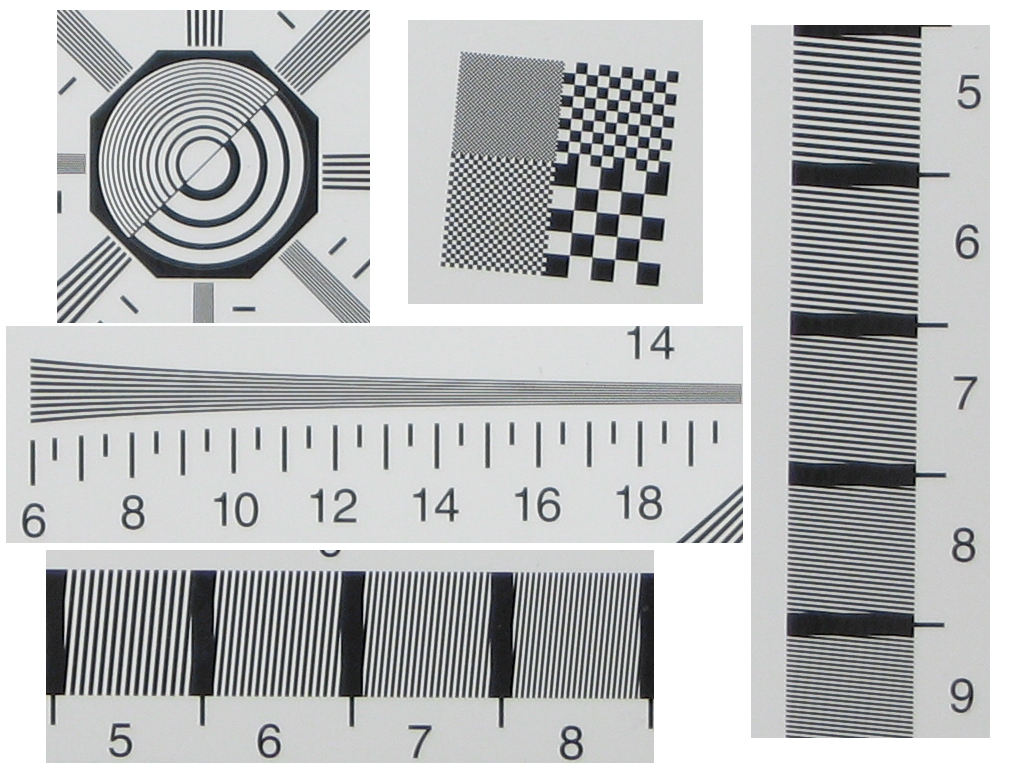
%> input picture material/code/visionbook/05Preproc/images/patterns.png, 1024 x 768 px
$ octave imsharpen_demo.m   (GNU Octave 9; MATLAB toolbox functions it lacks are replaced by stand-ins)
%> lines starting %> are read from the running program, lines starting %| are printed output that depends on the picture
### material/code/visionbook/matlab_code/misc/exportfig.m
function exportfig(varargin)
%EXPORTFIG  Export a figure to Encapsulated Postscript.
%   EXPORTFIG(H, FILENAME) writes the figure H to FILENAME.  H is
%   a figure handle and FILENAME is a string that specifies the
%   name of the output file.
%
%   EXPORTFIG(...,PARAM1,VAL1,PARAM2,VAL2,...) specifies
%   parameters that control various characteristics of the output
%   file.
%
%   Format Paramter:
%     'Format'  one of the strings 'eps','eps2','jpeg','png','preview'
%          specifies the output format. Defaults to 'eps'.
%          The output format 'preview' does not generate an output
%          file but instead creates a new figure window with a
%          preview of the exported figure. In this case the
%          FILENAME parameter is ignored.
%
%     'Preview' one of the strings 'none', 'tiff'
%          specifies a preview for EPS files. Defaults to 'none'.
%
%   Size Parameters:
%     'Width'   a positive scalar
%          specifies the width in the figure's PaperUnits
%     'Height'  a positive scalar
%          specifies the height in the figure's PaperUnits
%
%     Specifying only one dimension sets the other dimension
%     so that the exported aspect ratio is the same as the
%     figure's current aspect ratio.
%     If neither dimension is specified the size defaults to
%     the width and height from the figure's PaperPosition.
%
%   Rendering Parameters:
%     'Color'     one of the strings 'bw', 'gray', 'cmyk'
%         'bw'    specifies that lines and text are exported in
%                 black and all other objects in grayscale
%         'gray'  specifies that all objects are exported in grayscale
%         'cmyk'  specifies that all objects are exported in color
%                 using the CMYK color space
%     'Renderer'  one of the strings 'painters', 'zbuffer', 'opengl'
%         specifies the renderer to use
%     'Resolution'   a positive scalar
%         specifies the resolution in dots-per-inch.
%
%     The default color setting is 'bw'.
%
%   Font Parameters:
%     'FontMode'     one of the strings 'scaled', 'fixed'
%     'FontSize'     a positive scalar
%          in 'scaled' mode multiplies with the font size of each
%          text object to obtain the exported font size
%          in 'fixed' mode specifies the font size of all text
%          objects in points
%     'FontEncoding' one of the strings 'latin1', 'adobe'
%          specifies the character encoding of the font
%
%     If FontMode is 'scaled' but FontSize is not specified then a
%     scaling factor is computed from the ratio of the size of the
%     exported figure to the size of the actual figure. The minimum
%     font size allowed after scaling is 5 points.
%     If FontMode is 'fixed' but FontSize is not specified then the
%     exported font sizes of all text objects is 7 points.
%
%     The default 'FontMode' setting is 'scaled'.
%
%   Line Width Parameters:
%     'LineMode'     one of the strings 'scaled', 'fixed'
%     'LineWidth'    a positive scalar
%          the semantics of LineMode and LineWidth are exactly the
%          same as FontMode and FontSize, except that they apply
%          to line widths instead of font sizes. The minumum line
%          width allowed after scaling is 0.5 points.
%          If LineMode is 'fixed' but LineWidth is not specified
%          then the exported line width of all line objects is 1
%          point.
%
%   Examples:
%     exportfig(gcf,'fig1.eps','height',3);
%       Exports the current figure to the file named 'fig1.eps' with
%       a height of 3 inches (assuming the figure's PaperUnits is
%       inches) and an aspect ratio the same as the figure's aspect
%       ratio on screen.
%
%     exportfig(gcf, 'fig2.eps', 'FontMode', 'fixed',...
%                'FontSize', 10, 'color', 'cmyk' );
%       Exports the current figure to 'fig2.eps' in color with all
%       text in 10 point fonts. The size of the exported figure is
%       the figure's PaperPostion width and height.


if (nargin < 2)
  error('Too few input arguments');
end

% exportfig(H, filename, ...)
H = varargin{1};
if ~ishandle(H) | ~strcmp(get(H,'type'), 'figure')
  error('First argument must be a handle to a figure.');
end
filename = varargin{2};
if ~ischar(filename)
  error('Second argument must be a string.');
end
paramPairs = varargin(3:end);

% Do some validity checking on param-value pairs
if (rem(length(paramPairs),2) ~= 0)
  error(['Invalid input syntax. Optional parameters and values' ...
	 ' must be in pairs.']);
end

format = 'eps';
preview = 'none';
width = -1;
height = -1;
%color = 'bw';
color = 'cmyk';
fontsize = -1;
fontmode='scaled';
linewidth = -1;
linemode=[];
fontencoding = 'latin1';
renderer = [];
resolution = [];

% Process param-value pairs
args = {};
for k = 1:2:length(paramPairs)
  param = lower(paramPairs{k});
  if (~ischar(param))
    error('Optional parameter names must be strings');
  end
  value = paramPairs{k+1};

  switch (param)
   case 'format'
    format = value;
    if (~strcmp(format,{'eps','eps2','jpeg','png','preview'}))
      error(['Format must be ''eps'', ''eps2'', ''jpeg'', ''png'' or' ...
	     ' ''preview''.']);
    end
   case 'preview'
    preview = value;
    if (~strcmp(preview,{'none','tiff'}))
      error('Preview must be ''none'' or ''tiff''.');
    end
   case 'width'
    width = LocalToNum(value);
    if(~LocalIsPositiveScalar(width))
      error('Width must be a numeric scalar > 0');
    end
   case 'height'
    height = LocalToNum(value);
    if(~LocalIsPositiveScalar(height))
      error('Height must be a numeric scalar > 0');
    end
   case 'color'
    color = lower(value);
    if (~strcmp(color,{'bw','gray','cmyk'}))
      error('Color must be ''bw'', ''gray'' or ''cmyk''.');
    end
   case 'fontmode'
    fontmode = lower(value);
    if (~strcmp(fontmode,{'scaled','fixed'}))
      error('FontMode must be ''scaled'' or ''fixed''.');
    end
   case 'fontsize'
    fontsize = LocalToNum(value);
    if(~LocalIsPositiveScalar(fontsize))
      error('FontSize must be a numeric scalar > 0');
    end
   case 'fontencoding'
    fontencoding = lower(value);
    if (~strcmp(fontencoding,{'latin1','adobe'}))
      error('FontEncoding must be ''latin1'' or ''adobe''.');
    end
   case 'linemode'
    linemode = lower(value);
    if (~strcmp(linemode,{'scaled','fixed'}))
      error('LineMode must be ''scaled'' or ''fixed''.');
    end
   case 'linewidth'
    linewidth = LocalToNum(value);
    if(~LocalIsPositiveScalar(linewidth))
      error('LineWidth must be a numeric scalar > 0');
    end
   case 'renderer'
    renderer = lower(value);
    if (~strcmp(renderer,{'painters','zbuffer','opengl'}))
      error('Renderer must be ''painters'', ''zbuffer'' or ''opengl''.');
    end
   case 'resolution'
    resolution = LocalToNum(value);
    if ~(isnumeric(value) & (prod(size(value)) == 1) & (value >= 0));
      error('Resolution must be a numeric scalar >= 0');
    end
   otherwise
    error(['Unrecognized option ' param '.']);
  end
end

allLines  = findall(H, 'type', 'line');
allText   = findall(H, 'type', 'text');
allAxes   = findall(H, 'type', 'axes');
allImages = findall(H, 'type', 'image');
allLights = findall(H, 'type', 'light');
allPatch  = findall(H, 'type', 'patch');
allSurf   = findall(H, 'type', 'surface');
allRect   = findall(H, 'type', 'rectangle');
allFont   = [allText; allAxes];
allColor  = [allLines; allText; allAxes; allLights];
allMarker = [allLines; allPatch; allSurf];
allEdge   = [allPatch; allSurf];
allCData  = [allImages; allPatch; allSurf];

old.objs = {};
old.prop = {};
old.values = {};

% Process format and preview parameter
showPreview = strcmp(format,'preview');
if showPreview
  format = 'png';
  filename = [tempName '.png'];
end
if strncmp(format,'eps',3) & ~strcmp(preview,'none')
  args = {args{:}, ['-' preview]};
end

hadError = 0;
try
  % Process size parameters
  paperPos = get(H, 'PaperPosition');
  old = LocalPushOldData(old, H, 'PaperPosition', paperPos);
  figureUnits = get(H, 'Units');
  set(H, 'Units', get(H,'PaperUnits'));
  figurePos = get(H, 'Position');
  aspectRatio = figurePos(3)/figurePos(4);
  set(H, 'Units', figureUnits);
  if (width == -1) & (height == -1)
    width = paperPos(3);
    height = paperPos(4);
  elseif (width == -1)
    width = height * aspectRatio;
  elseif (height == -1)
    height = width / aspectRatio;
  end
  set(H, 'PaperPosition', [0 0 width height]);
  paperPosMode = get(H, 'PaperPositionMode');
  old = LocalPushOldData(old, H, 'PaperPositionMode', paperPosMode);
  set(H, 'PaperPositionMode', 'manual');

  % Process rendering parameters
  switch (color)
   case {'bw', 'gray'}
    if ~strcmp(color,'bw') & strncmp(format,'eps',3)
      format = [format 'c'];
    end
    args = {args{:}, ['-d' format]};

    %compute and set gray colormap
    oldcmap = get(H,'Colormap');
    newgrays = 0.30*oldcmap(:,1) + 0.59*oldcmap(:,2) + 0.11*oldcmap(:,3);
    newcmap = [newgrays newgrays newgrays];
    old = LocalPushOldData(old, H, 'Colormap', oldcmap);
    set(H, 'Colormap', newcmap);

    %compute and set ColorSpec and CData properties
    old = LocalUpdateColors(allColor, 'color', old);
    old = LocalUpdateColors(allAxes, 'xcolor', old);
    old = LocalUpdateColors(allAxes, 'ycolor', old);
    old = LocalUpdateColors(allAxes, 'zcolor', old);
    old = LocalUpdateColors(allMarker, 'MarkerEdgeColor', old);
    old = LocalUpdateColors(allMarker, 'MarkerFaceColor', old);
    old = LocalUpdateColors(allEdge, 'EdgeColor', old);
    old = LocalUpdateColors(allEdge, 'FaceColor', old);
    old = LocalUpdateColors(allCData, 'CData', old);

   case 'cmyk'
    if strncmp(format,'eps',3)
      format = [format 'c'];
      args = {args{:}, ['-d' format], '-cmyk'};
    else
      args = {args{:}, ['-d' format]};
    end
   otherwise
    error('Invalid Color parameter');
  end
  if (~isempty(renderer))
    args = {args{:}, ['-' renderer]};
  end
  if (~isempty(resolution)) | ~strncmp(format,'eps',3)
    if isempty(resolution)
      resolution = 0;
    end
    args = {args{:}, ['-r' int2str(resolution)]};
  end

  % Process font parameters
  if (~isempty(fontmode))
    oldfonts = LocalGetAsCell(allFont,'FontSize');
    switch (fontmode)
     case 'fixed'
      oldfontunits = LocalGetAsCell(allFont,'FontUnits');
      old = LocalPushOldData(old, allFont, {'FontUnits'}, oldfontunits);
      set(allFont,'FontUnits','points');
      if (fontsize == -1)
	set(allFont,'FontSize',7);
      else
	set(allFont,'FontSize',fontsize);
      end
     case 'scaled'
      if (fontsize == -1)
	wscale = width/figurePos(3);
	hscale = height/figurePos(4);
	scale = min(wscale, hscale);
      else
	scale = fontsize;
      end
      newfonts = LocalScale(oldfonts,scale,5);
      set(allFont,{'FontSize'},newfonts);
     otherwise
      error('Invalid FontMode parameter');
    end
    % make sure we push the size after the units
    old = LocalPushOldData(old, allFont, {'FontSize'}, oldfonts);
  end
  if strcmp(fontencoding,'adobe') & strncmp(format,'eps',3)
    args = {args{:}, '-adobecset'};
  end

  % Process linewidth parameters
  if (~isempty(linemode))
    oldlines = LocalGetAsCell(allMarker,'LineWidth');
    old = LocalPushOldData(old, allMarker, {'LineWidth'}, oldlines);
    switch (linemode)
     case 'fixed'
      if (linewidth == -1)
	set(allMarker,'LineWidth',1);
      else
	set(allMarker,'LineWidth',linewidth);
      end
     case 'scaled'
      if (linewidth == -1)
	wscale = width/figurePos(3);
	hscale = height/figurePos(4);
	scale = min(wscale, hscale);
      else
	scale = linewidth;
      end
      newlines = LocalScale(oldlines, scale, 0.5);
      set(allMarker,{'LineWidth'},newlines);
     otherwise
      error('Invalid LineMode parameter');
    end
  end

  % Export
  print(H, filename, args{:});

catch
  hadError = 1;
end

% Restore figure settings
for n=1:length(old.objs)
  set(old.objs{n}, old.prop{n}, old.values{n});
end

if hadError
  error(deblank(lasterr));
end

% Show preview if requested
if showPreview
  X = imread(filename,'png');
  delete(filename);
  f = figure( 'Name', 'Preview', ...
	      'Menubar', 'none', ...
	      'NumberTitle', 'off', ...
	      'Visible', 'off');
  image(X);
  axis image;
  ax = findobj(f, 'type', 'axes');
  set(ax, 'Units', get(H,'PaperUnits'), ...
	  'Position', [0 0 width height], ...
	  'Visible', 'off');
  set(ax, 'Units', 'pixels');
  axesPos = get(ax,'Position');
  figPos = get(f,'Position');
  rootSize = get(0,'ScreenSize');
  figPos(3:4) = axesPos(3:4);
  if figPos(1) + figPos(3) > rootSize(3)
    figPos(1) = rootSize(3) - figPos(3) - 50;
  end
  if figPos(2) + figPos(4) > rootSize(4)
    figPos(2) = rootSize(4) - figPos(4) - 50;
  end
  set(f, 'Position',figPos, ...
	 'Visible', 'on');
end

%
%  Local Functions
%

function outData = LocalPushOldData(inData, objs, prop, values)
outData.objs = {inData.objs{:}, objs};
outData.prop = {inData.prop{:}, prop};
outData.values = {inData.values{:}, values};

function cellArray = LocalGetAsCell(fig,prop);
cellArray = get(fig,prop);
if (~isempty(cellArray)) & (~iscell(cellArray))
  cellArray = {cellArray};
end

function newArray = LocalScale(inArray, scale, minValue)
n = length(inArray);
newArray = cell(n,1);
for k=1:n
  newArray{k} = max(minValue,scale*inArray{k}(1));
end

% [76 lines left out: functions LocalMapToGray, LocalMapCData, LocalUpdateColors, LocalIsPositiveScalar, LocalToNum, not called in this run]

### material/code/visionbook/05Preproc/imsharpen.m
function im_out=imsharpen(im,C,VERBOSITY);
% IMSHARPEN Image sharpening.
% CMP Vision Algorithms http://visionbook.felk.cvut.cz
% Tomas Svoboda, Petr Nemecek, 2006-2007

% Function imsharpen sharpens an image by emphasizing places
% with high gradient:
% sharpening is computed by subtracting
% a weighted Laplacian from the blurred image.
% Usage: im_out = imsharpen(im,C,VERBOSITY)
% Inputs:
%   im  [m x n]  Input image, gray scale images assumed.
%   C   1x1  Multiplicative coefficient: (0.3--1.5) is a reasonable range.
%   VERBOSITY  (default 0)
%              Verbosity of the function, if >0 displays
%             images of the gradients.
% Outputs:
%   im_out  [m x n]  Sharpened image.
% See also: gradient.

% History:
% $Id: imsharpen_decor.m 1074 2007-08-14 09:45:42Z kybic $
%
% 2006-01 Petr Nemecek created
% 2007-03-12 Tomas Svoboda (TS), decorated and pedagogically enhanced
% 2007-05-02 TS: new decor
% 2007-05-24 VZ: typo
% 2007-08-09 TS: refinement for better looking of m-files


if nargin<3
  VERBOSITY=0;
end

if C<=0
    warning('Incorrect input value of parameter C. Parameter C has to be greater than zero.');
end

% First, convert the input image to double precision, integers cause errors in
% gradient computation.
im = double(im);

% Compute the first derivatives:
[gradX,gradY] = gradient(im);
% Compute the second derivatives:
sqgradX = gradient(gradX);
sqgradY = gradient(gradY')';
% Compute the Laplacian
Laplacian = sqgradX + sqgradY;

% and sharpen the image:
im_out = im - C*Laplacian;

% Truncate values smaller than 0 and higher than 255.
% An alternative post-processing may be
% to re-map the new range to the range (0,...,255), see
% hist_equal or imagesc.
%
im_out(im_out>255) = 255;
im_out(im_out<0) = 0;
im_out = uint8(im_out);

if VERBOSITY>0
  figure;
  subplot(2,2,1), imagesc(gradX), axis image, colormap(gray(256)); title('x-gradient \it \partial I/\partial x')
  subplot(2,2,2), imagesc(gradY), axis image, colormap(gray(256)); title('y-gradient \it \partial I/\partial y')
  subplot(2,2,3), imagesc(sqgradX), axis image, colormap(gray(256)); title('\it \partial^2 I/\partial x^2')
  subplot(2,2,4), imagesc(sqgradY), axis image, colormap(gray(256)); title('\it \partial^2 I/\partial y^2')
  figure;
  imagesc(Laplacian), axis image, colormap(gray(256));
  title('Laplacian: \it \nabla = \partial^2 I/\partial x^2 + \partial^2 I/\partial y^2')
end


return; % end of imsharpen

### material/code/visionbook/cmpviapath.m
function p = cmpviapath(rootpath,stprtoolbox)
% CMPVIAPATH Sets all necessary paths for cmpvia toolbox
%
% p = cmpviapath(rootpath);
%
% Input parameters:
% rootpath ... (optinoal) root path of the toolbox, defaults
%              to current working directory
% stprtoolbox... (optional) if set to 1, path to stprtoolbox is
%                added and the toolbox is initialized
%
% Output:
% p ... added path
%
% History:
% 2006-01-26 Tomas Svoboda: created based on a similar function
%            from Vojta Franc and Vaclav Hlavac patern recognition
%            toolbox
%
% $Id: cmpviapath.m 1181 2014-04-02 15:47:26Z svoboda $

if nargin<2
  stprtoolbox=0 ;
end ;

if nargin<1
  rootpath=pwd;
end

disp('Setting path for the CMPvia codes')
disp('cmpvia@cmp.felk.cvut.cz ---------')

% set path for UNIX
p = ['$:', ...
	 '$02Image:', ...
     '$03ImageMath:', ...
	 '$04DataStr:',...
	 '$05Preproc:',...
	 '$06Segm1:',...
	 '$07Segm2:',...
	 '$08ShapeRepr:',...
	 '$09ObjRec:',...
	 '$11Theory3D:',...
     '$14Compr:', ...
     '$15Texture:', ...
     '$16Motion:', ...
	 '$matlab_code/graphcut:',...
	 '$matlab_code/bsplines:',...
     '$matlab_code/misc:'
	 ];

if stprtoolbox,
  p = [ p, '$matlab_code/stprtool:' ] ;
end ;


p=translate(p,rootpath);

% adds path at the start
addpath(p);

% setup
if stprtoolbox,
  stprpath(translate('$/matlab_code/stprtool',rootpath)) ;
end ;

%--translate ---------------------------------------------------------
function p = translate(p,rootpath);
%TRANSLATE Translate unix path to platform specific path
%   TRANSLATE fixes up the path so that it's valid on non-UNIX platforms
%
% This function was derived from MathWork M-file "pathdef.m"

cname = computer;

% Look for PC
if strncmp(cname,'PC',2)
  p = strrep(p,'/','\');
  p = strrep(p,':',';');
  p = strrep(p,'$',[rootpath '\']);

% [12 lines of commented-out code are left out]
else
  p = strrep(p,'$',[rootpath '/']);
end

### material/code/visionbook/05Preproc/imsharpen_demo.m
% demonstration of IMSHARPEN Image sharpening.
% CMP Vision Algorithms http://visionbook.felk.cvut.cz
% Tomas Svoboda, Petr Nemecek, 2006-2007

% $Id: $

close all;

addpath ../.
cmpviapath('../.');
% create a directory for output images
% if necessary, and does not already exist
out_dir = './output_images/';
if exist(out_dir)~=7
  mkdir(out_dir)
end

set(0,'DefaultAxesFontSize',18)

step=1;
x1 = [step:step:100];
x2 = [(x1(end)+step):step:2*x1(end)];
n = 10;
Do_low = x1(round(length(x1)/2));
Do_high = x2(round(length(x1)/2));;
C = 20;
ymax = 255;
y1 = ymax*(x1./(Do_low+eps)).^(2*n)./( 1+(x1./(Do_low+eps)).^(2*n));
y2 = ymax-y1;
x = [x1,x2];
y = [y1,y2];
gy = gradient(y);
laplacian = gradient(gy);
laplaciansc = C*laplacian;
y_sharp = y - laplaciansc;
y_sharp_bound = y_sharp;
y_sharp_bound(y_sharp>255) = 255;y_sharp_bound(y_sharp<0) = 0;
ymin = min(y_sharp);
ymax = max(y_sharp);
h=figure(1); clf
subplot(4,1,1), plot(x,y,'-','LineWidth',2), axis([x([1,end]) ymin ymax]);
hold on, line([Do_low,Do_low],[ymin,ymax],'color','k'), line([Do_high,Do_high],[ymin,ymax],'color','k')
title('original signal \it f')
subplot(4,1,2), plot(x,gy,'-','LineWidth',2)
hold on, line([Do_low,Do_low],1.1*[min(gy),max(gy)],'color','k'), line([Do_high,Do_high],1.1*[min(gy),max(gy)],'color','k')
title('first derivative \it \partial f / \partial x')
subplot(4,1,3), plot(x,laplaciansc,'-','LineWidth',2)
hold on, line([Do_low,Do_low],[min(laplaciansc),max(laplaciansc)],'color','k'), line([Do_high,Do_high],[min(laplaciansc),max(laplaciansc)],'color','k')
title('Second derivative - Laplacian (scaled) \it C \partial^2 f/\partial x^2')
subplot(4,1,4), plot(x,y,'b-','LineWidth',1), axis([x([1,end]) ymin ymax])
hold on,
subplot(4,1,4), plot(x,y_sharp,'g-','LineWidth',4), axis([x([1,end]) ymin ymax])
subplot(4,1,4), plot(x,y_sharp_bound,'r-','LineWidth',2), axis([x([1,end]) ymin ymax])
legend('original signal','sharpened signal','truncated to <0,255>')
line([Do_low,Do_low],[ymin,ymax],'color','k'), line([Do_high,Do_high],[ymin,ymax],'color','k')
title('improved signal {\it f - C \partial^2 f/\partial x^2}')

screenres = get(0,'ScreenSize');
set(gcf,'Position',screenres+[5 9 -10 -89]);
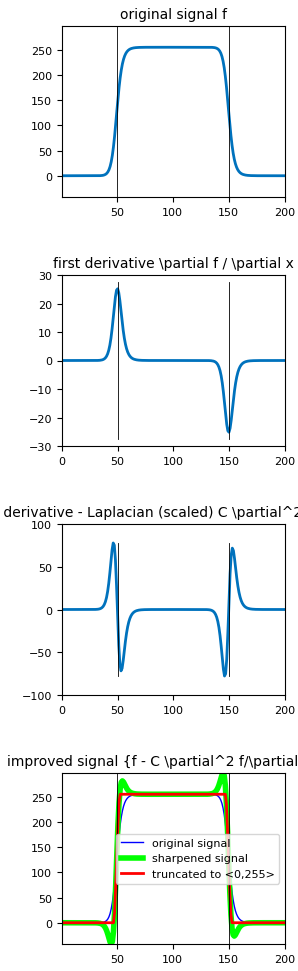
%> figure redrawn from the program's plot data, 4 panels; panel 1: curve peaks at x = 101, y = 255; panel 2: curve peaks at x = 50, y = 25.17; panel 3: curve peaks at x = 46, y = 77.8; panel 4: curve peaks at x = 145, y = 297.2
print('-depsc2','-cmyk',[out_dir,'imsharpen_1D.eps']);

set(0,'DefaultAxesFontSize',12)


VERBOSITY = 1;
ImageDir='images/';%directory containing the images

IM=imread([ImageDir 'patterns.png']);
%> IM is the input picture: size 768x1024x3 uint8; mean R, G, B 185.9, 187.7, 188
IM = imresize(IM,0.5);
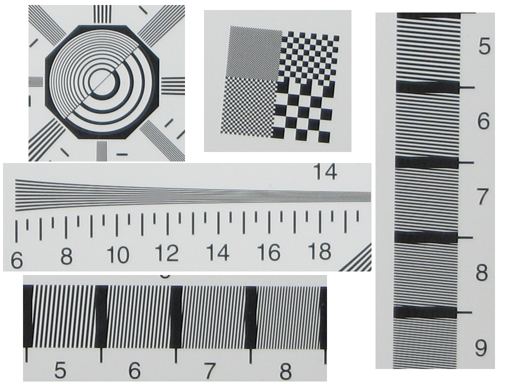
%> IM: size 384x512x3 uint8; mean R, G, B 185.9, 187.7, 188
if size(IM,3)>1
  IM=uint8(round(mean(IM,3)));
%> IM: size 384x512 uint8
end

figure(2);imshow(IM);title('Original image');
exportfig(gcf,[out_dir,'sharpen_input.eps']);
for i = 0.5  % 0.1:0.2:1.5
  %sharpen the image using imsharpen.m:
  IM_out = imsharpen( IM, i, VERBOSITY );
%> in imsharpen, `[gradX,gradY] = gradient(im);`:
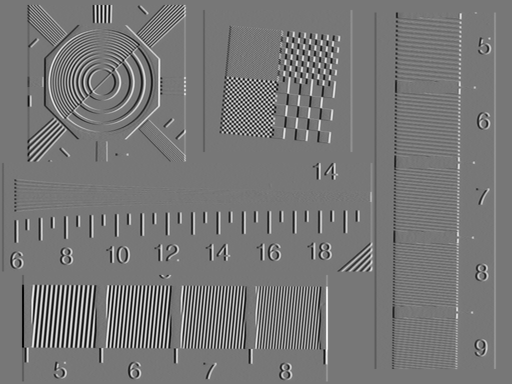
%> gradX: size 384x512 double; min -110, max 124.5, mean 0; drawn with min black and max white
%> in imsharpen, `[gradX,gradY] = gradient(im);`:
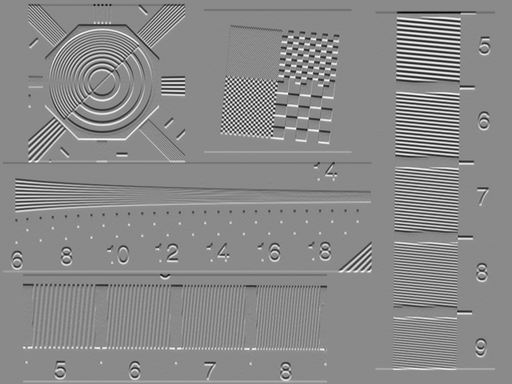
%> gradY: size 384x512 double; min -119.5, max 101, mean 0; drawn with min black and max white
%> in imsharpen, `sqgradX = gradient(gradX);`:
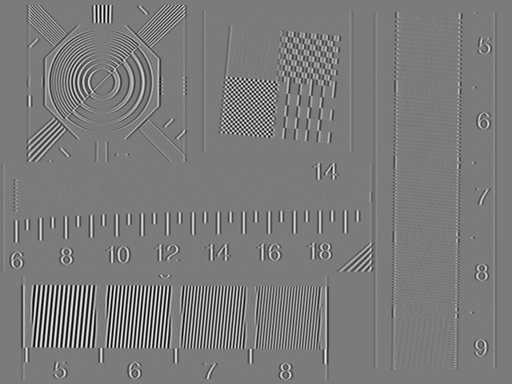
%> sqgradX: size 384x512 double; min -106.5, max 113, mean 0; drawn with min black and max white
%> (the rest of the program and of its run is left out)
